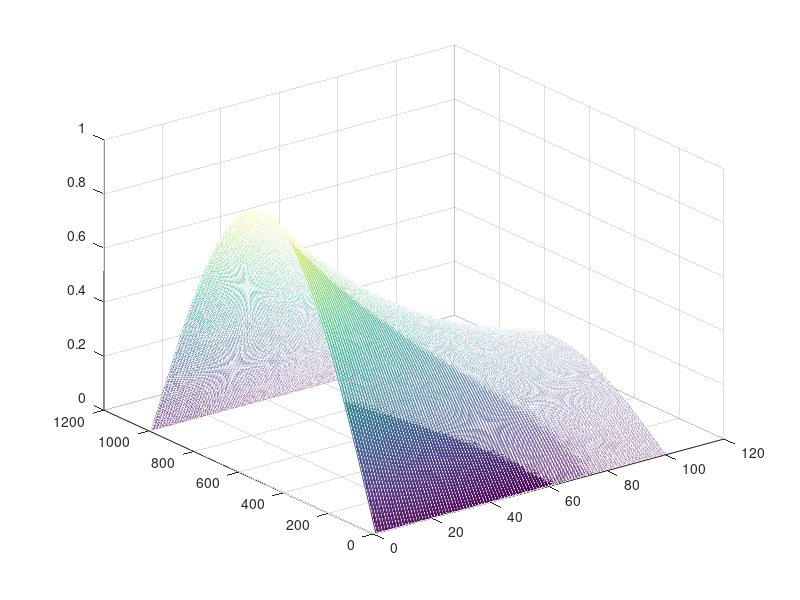

This figure's MATLAB source:
clc;
clear;

% Parameters
c = 0.069;
L = 1;

nx = 1000;
nt = 100;

Tmax = 5*0.42;

% Derived Parameters
h = L/nx;
dt = Tmax / nt;

A = -gallery('tridiag', nx-1) / h^2;
I = speye(nx-1);

% Initial condition
x = linspace(0, L, nx+1)';

% Initialize Temp matrix_type
T = zeros(nx+1, nt+1);
T(:,1) = sin(pi*x);

% Advance in time
for i = 2:nt
    T(2:nx, i) = (I-dt*c*A)\T(2:nx,i-1);
end

mesh(T);
